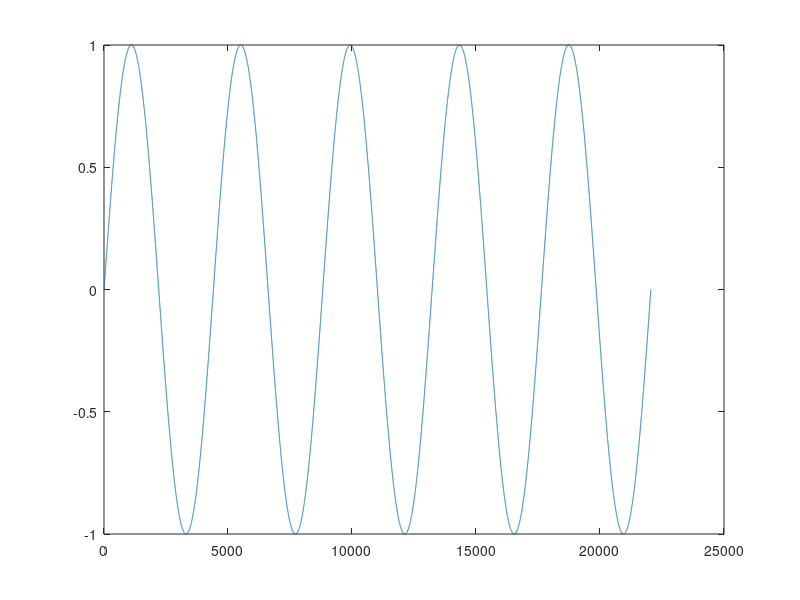
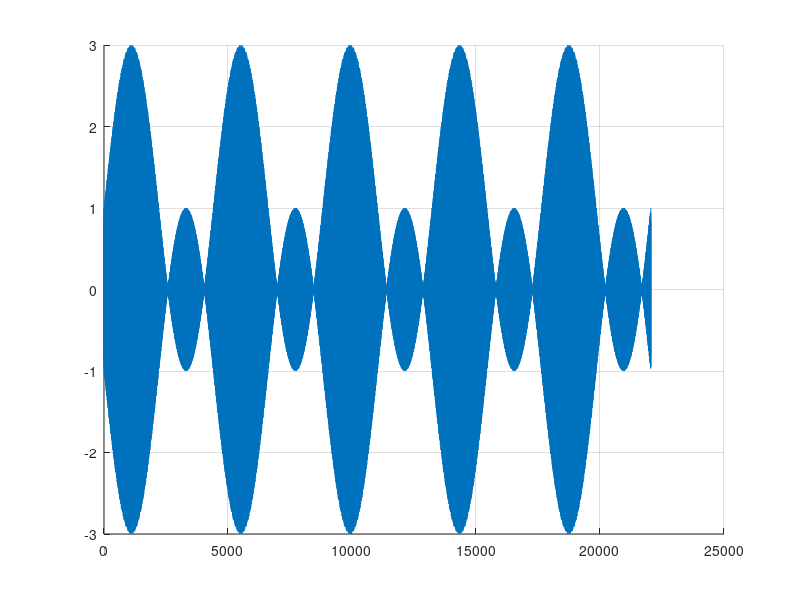
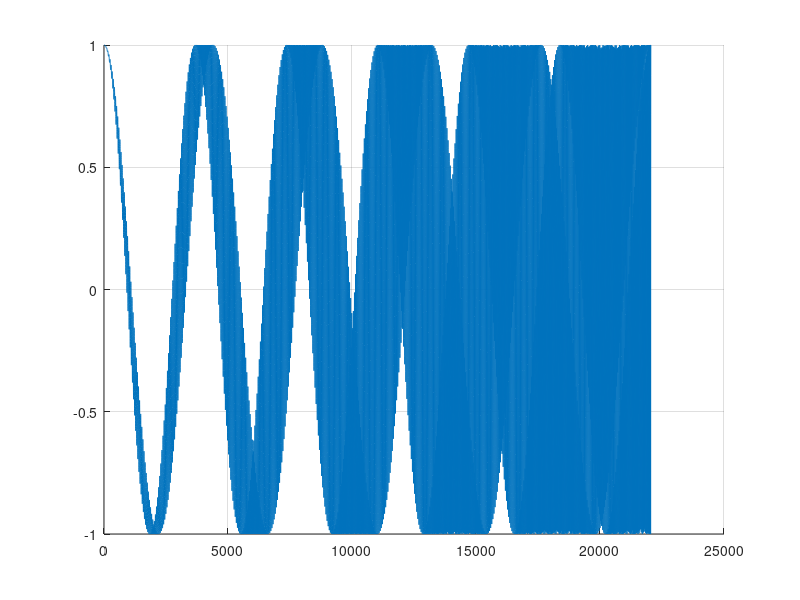

Recreate these plots in MATLAB, in order.
%% amplitude modulation
fs = 44100;
T = 1/fs;
t = 0:T:0.5;
f = 10;
fc = 1e4;
A = 1;
S = A*sin(2*pi*f*t);
m = 2;
S_mod = (1+m.*S).*cos(2*pi*fc*t);

plot(S);

figure
hold on;
plot(S_mod);
grid on
hold off;

%%frequency modulation

vm = 1;
vc = 1;
fm = 1000;
fcm = 1e1;
m = 1;
S_mod_freq = cos(2*pi*(fcm+cos(2*pi*fm*t)+m).*t);

figure
hold on;
plot(S_mod_freq);
grid on
hold off;



%%FIR
fir_coeff = 1/100*ones(100,1);
S_filtered = conv(S,fir_coeff,"same");
%%plot(S_filtered);

fir_coeff_freq = [0 1 0 0];
fir_coeff_time = ifftshift(ifft(fir_coeff_freq));
S_filtered_2 = conv(S,fir_coeff_time,"same");
